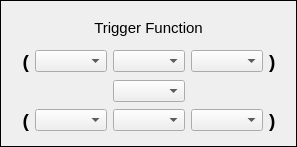
<?xml version="1.0" encoding="UTF-8"?>
<ui version="4.0">
 <class>SettingTriggerFunction</class>
 <widget class="QFrame" name="SettingTriggerFunction">
  <property name="geometry">
   <rect>
    <x>0</x>
    <y>0</y>
    <width>297</width>
    <height>147</height>
   </rect>
  </property>
  <property name="windowTitle">
   <string>Form</string>
  </property>
  <property name="frameShape">
   <enum>QFrame::Box</enum>
  </property>
  <layout class="QGridLayout" name="gridLayout">
   <item row="3" column="3">
    <widget class="QComboBox" name="comboBoxBottomRight"/>
   </item>
   <item row="0" column="0" colspan="5">
    <widget class="QLabel" name="labelTitleTriggerFunction">
     <property name="sizePolicy">
      <sizepolicy hsizetype="Preferred" vsizetype="Fixed">
       <horstretch>0</horstretch>
       <verstretch>0</verstretch>
      </sizepolicy>
     </property>
     <property name="minimumSize">
      <size>
       <width>0</width>
       <height>30</height>
      </size>
     </property>
     <property name="font">
      <font>
       <pointsize>11</pointsize>
      </font>
     </property>
     <property name="text">
      <string>Trigger Function</string>
     </property>
     <property name="alignment">
      <set>Qt::AlignCenter</set>
     </property>
    </widget>
   </item>
   <item row="3" column="0">
    <widget class="QLabel" name="labelBottomLeft">
     <property name="font">
      <font>
       <pointsize>14</pointsize>
       <weight>75</weight>
       <bold>true</bold>
      </font>
     </property>
     <property name="text">
      <string>(</string>
     </property>
     <property name="alignment">
      <set>Qt::AlignRight|Qt::AlignTrailing|Qt::AlignVCenter</set>
     </property>
    </widget>
   </item>
   <item row="3" column="1">
    <widget class="QComboBox" name="comboBoxBottomLeft"/>
   </item>
   <item row="1" column="2">
    <widget class="QComboBox" name="comboBoxTopMiddle"/>
   </item>
   <item row="1" column="1">
    <widget class="QComboBox" name="comboBoxTopLeft"/>
   </item>
   <item row="3" column="2">
    <widget class="QComboBox" name="comboBottomMiddle"/>
   </item>
   <item row="2" column="2">
    <widget class="QComboBox" name="comboBoxMiddle"/>
   </item>
   <item row="1" column="0">
    <widget class="QLabel" name="labelTopLeft">
     <property name="font">
      <font>
       <pointsize>14</pointsize>
       <weight>75</weight>
       <bold>true</bold>
      </font>
     </property>
     <property name="text">
      <string>(</string>
     </property>
     <property name="alignment">
      <set>Qt::AlignRight|Qt::AlignTrailing|Qt::AlignVCenter</set>
     </property>
    </widget>
   </item>
   <item row="3" column="4">
    <widget class="QLabel" name="labelBottomRight">
     <property name="font">
      <font>
       <pointsize>14</pointsize>
       <weight>75</weight>
       <bold>true</bold>
      </font>
     </property>
     <property name="text">
      <string>)</string>
     </property>
    </widget>
   </item>
   <item row="1" column="3">
    <widget class="QComboBox" name="comboBoxTopRight"/>
   </item>
   <item row="1" column="4">
    <widget class="QLabel" name="labelTopRight">
     <property name="font">
      <font>
       <pointsize>14</pointsize>
       <weight>75</weight>
       <bold>true</bold>
      </font>
     </property>
     <property name="text">
      <string>)</string>
     </property>
    </widget>
   </item>
  </layout>
 </widget>
 <resources/>
 <connections/>
</ui>
